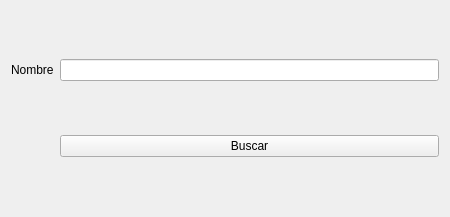
<?xml version="1.0" encoding="UTF-8"?>
<ui version="4.0">
 <class>Form</class>
 <widget class="QWidget" name="Form">
  <property name="geometry">
   <rect>
    <x>0</x>
    <y>0</y>
    <width>450</width>
    <height>217</height>
   </rect>
  </property>
  <property name="windowTitle">
   <string>Form</string>
  </property>
  <layout class="QGridLayout" name="gridLayout_2">
   <item row="0" column="0">
    <layout class="QGridLayout" name="gridLayout">
     <item row="0" column="1">
      <widget class="QLabel" name="label">
       <property name="text">
        <string>Nombre</string>
       </property>
      </widget>
     </item>
    </layout>
   </item>
   <item row="0" column="1">
    <widget class="QLineEdit" name="Nombre_line_edit"/>
   </item>
   <item row="1" column="1">
    <widget class="QPushButton" name="pushButton">
     <property name="text">
      <string>Buscar</string>
     </property>
    </widget>
   </item>
  </layout>
 </widget>
 <resources/>
 <connections/>
</ui>
